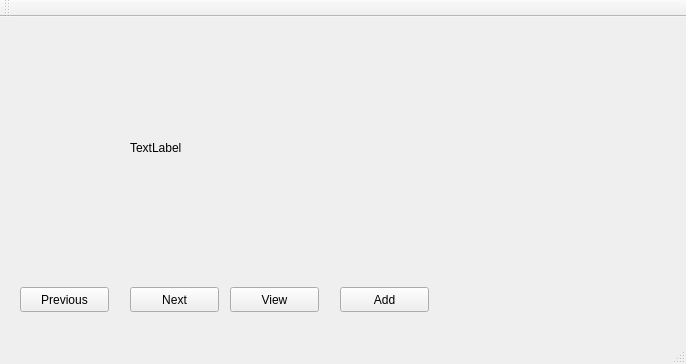
<?xml version="1.0" encoding="UTF-8"?>
<ui version="4.0">
 <class>MainWindow</class>
 <widget class="QMainWindow" name="MainWindow">
  <property name="geometry">
   <rect>
    <x>0</x>
    <y>0</y>
    <width>686</width>
    <height>364</height>
   </rect>
  </property>
  <property name="windowTitle">
   <string>MainWindow</string>
  </property>
  <widget class="QWidget" name="centralWidget">
   <widget class="QLabel" name="label_pic">
    <property name="geometry">
     <rect>
      <x>130</x>
      <y>10</y>
      <width>421</width>
      <height>241</height>
     </rect>
    </property>
    <property name="text">
     <string>TextLabel</string>
    </property>
    <property name="scaledContents">
     <bool>true</bool>
    </property>
   </widget>
   <widget class="QPushButton" name="Mostrardatos">
    <property name="geometry">
     <rect>
      <x>230</x>
      <y>270</y>
      <width>89</width>
      <height>25</height>
     </rect>
    </property>
    <property name="text">
     <string>View</string>
    </property>
   </widget>
   <widget class="QLabel" name="label_text">
    <property name="geometry">
     <rect>
      <x>470</x>
      <y>200</y>
      <width>181</width>
      <height>71</height>
     </rect>
    </property>
    <property name="palette">
     <palette>
      <active>
       <colorrole role="WindowText">
        <brush brushstyle="SolidPattern">
         <color alpha="255">
          <red>238</red>
          <green>238</green>
          <blue>236</blue>
         </color>
        </brush>
       </colorrole>
       <colorrole role="Button">
        <brush brushstyle="SolidPattern">
         <color alpha="255">
          <red>252</red>
          <green>233</green>
          <blue>79</blue>
         </color>
        </brush>
       </colorrole>
       <colorrole role="Light">
        <brush brushstyle="SolidPattern">
         <color alpha="255">
          <red>255</red>
          <green>250</green>
          <blue>203</blue>
         </color>
        </brush>
       </colorrole>
       <colorrole role="Midlight">
        <brush brushstyle="SolidPattern">
         <color alpha="255">
          <red>253</red>
          <green>241</green>
          <blue>141</blue>
         </color>
        </brush>
       </colorrole>
       <colorrole role="Dark">
        <brush brushstyle="SolidPattern">
         <color alpha="255">
          <red>126</red>
          <green>116</green>
          <blue>39</blue>
         </color>
        </brush>
       </colorrole>
       <colorrole role="Mid">
        <brush brushstyle="SolidPattern">
         <color alpha="255">
          <red>168</red>
          <green>155</green>
          <blue>52</blue>
         </color>
        </brush>
       </colorrole>
       <colorrole role="Text">
        <brush brushstyle="SolidPattern">
         <color alpha="255">
          <red>0</red>
          <green>0</green>
          <blue>0</blue>
         </color>
        </brush>
       </colorrole>
       <colorrole role="BrightText">
        <brush brushstyle="SolidPattern">
         <color alpha="255">
          <red>255</red>
          <green>255</green>
          <blue>255</blue>
         </color>
        </brush>
       </colorrole>
       <colorrole role="ButtonText">
        <brush brushstyle="SolidPattern">
         <color alpha="255">
          <red>0</red>
          <green>0</green>
          <blue>0</blue>
         </color>
        </brush>
       </colorrole>
       <colorrole role="Base">
        <brush brushstyle="SolidPattern">
         <color alpha="255">
          <red>255</red>
          <green>255</green>
          <blue>255</blue>
         </color>
        </brush>
       </colorrole>
       <colorrole role="Window">
        <brush brushstyle="SolidPattern">
         <color alpha="255">
          <red>252</red>
          <green>233</green>
          <blue>79</blue>
         </color>
        </brush>
       </colorrole>
       <colorrole role="Shadow">
        <brush brushstyle="SolidPattern">
         <color alpha="255">
          <red>0</red>
          <green>0</green>
          <blue>0</blue>
         </color>
        </brush>
       </colorrole>
       <colorrole role="AlternateBase">
        <brush brushstyle="SolidPattern">
         <color alpha="255">
          <red>253</red>
          <green>244</green>
          <blue>167</blue>
         </color>
        </brush>
       </colorrole>
       <colorrole role="ToolTipBase">
        <brush brushstyle="SolidPattern">
         <color alpha="255">
          <red>255</red>
          <green>255</green>
          <blue>220</blue>
         </color>
        </brush>
       </colorrole>
       <colorrole role="ToolTipText">
        <brush brushstyle="SolidPattern">
         <color alpha="255">
          <red>0</red>
          <green>0</green>
          <blue>0</blue>
         </color>
        </brush>
       </colorrole>
      </active>
      <inactive>
       <colorrole role="WindowText">
        <brush brushstyle="SolidPattern">
         <color alpha="255">
          <red>238</red>
          <green>238</green>
          <blue>236</blue>
         </color>
        </brush>
       </colorrole>
       <colorrole role="Button">
        <brush brushstyle="SolidPattern">
         <color alpha="255">
          <red>252</red>
          <green>233</green>
          <blue>79</blue>
         </color>
        </brush>
       </colorrole>
       <colorrole role="Light">
        <brush brushstyle="SolidPattern">
         <color alpha="255">
          <red>255</red>
          <green>250</green>
          <blue>203</blue>
         </color>
        </brush>
       </colorrole>
       <colorrole role="Midlight">
        <brush brushstyle="SolidPattern">
         <color alpha="255">
          <red>253</red>
          <green>241</green>
          <blue>141</blue>
         </color>
        </brush>
       </colorrole>
       <colorrole role="Dark">
        <brush brushstyle="SolidPattern">
         <color alpha="255">
          <red>126</red>
          <green>116</green>
          <blue>39</blue>
         </color>
        </brush>
       </colorrole>
       <colorrole role="Mid">
        <brush brushstyle="SolidPattern">
         <color alpha="255">
          <red>168</red>
          <green>155</green>
          <blue>52</blue>
         </color>
        </brush>
       </colorrole>
       <colorrole role="Text">
        <brush brushstyle="SolidPattern">
         <color alpha="255">
          <red>0</red>
          <green>0</green>
          <blue>0</blue>
         </color>
        </brush>
       </colorrole>
       <colorrole role="BrightText">
        <brush brushstyle="SolidPattern">
         <color alpha="255">
          <red>255</red>
          <green>255</green>
          <blue>255</blue>
         </color>
        </brush>
       </colorrole>
       <colorrole role="ButtonText">
        <brush brushstyle="SolidPattern">
         <color alpha="255">
          <red>0</red>
          <green>0</green>
          <blue>0</blue>
         </color>
        </brush>
       </colorrole>
       <colorrole role="Base">
        <brush brushstyle="SolidPattern">
         <color alpha="255">
          <red>255</red>
          <green>255</green>
          <blue>255</blue>
         </color>
        </brush>
       </colorrole>
       <colorrole role="Window">
        <brush brushstyle="SolidPattern">
         <color alpha="255">
          <red>252</red>
          <green>233</green>
          <blue>79</blue>
         </color>
        </brush>
       </colorrole>
       <colorrole role="Shadow">
        <brush brushstyle="SolidPattern">
         <color alpha="255">
          <red>0</red>
          <green>0</green>
          <blue>0</blue>
         </color>
        </brush>
       </colorrole>
       <colorrole role="AlternateBase">
        <brush brushstyle="SolidPattern">
         <color alpha="255">
          <red>253</red>
          <green>244</green>
          <blue>167</blue>
         </color>
        </brush>
       </colorrole>
       <colorrole role="ToolTipBase">
        <brush brushstyle="SolidPattern">
         <color alpha="255">
          <red>255</red>
          <green>255</green>
          <blue>220</blue>
         </color>
        </brush>
       </colorrole>
       <colorrole role="ToolTipText">
        <brush brushstyle="SolidPattern">
         <color alpha="255">
          <red>0</red>
          <green>0</green>
          <blue>0</blue>
         </color>
        </brush>
       </colorrole>
      </inactive>
      <disabled>
       <colorrole role="WindowText">
        <brush brushstyle="SolidPattern">
         <color alpha="255">
          <red>126</red>
          <green>116</green>
          <blue>39</blue>
         </color>
        </brush>
       </colorrole>
       <colorrole role="Button">
        <brush brushstyle="SolidPattern">
         <color alpha="255">
          <red>252</red>
          <green>233</green>
          <blue>79</blue>
         </color>
        </brush>
       </colorrole>
       <colorrole role="Light">
        <brush brushstyle="SolidPattern">
         <color alpha="255">
          <red>255</red>
          <green>250</green>
          <blue>203</blue>
         </color>
        </brush>
       </colorrole>
       <colorrole role="Midlight">
        <brush brushstyle="SolidPattern">
         <color alpha="255">
          <red>253</red>
          <green>241</green>
          <blue>141</blue>
         </color>
        </brush>
       </colorrole>
       <colorrole role="Dark">
        <brush brushstyle="SolidPattern">
         <color alpha="255">
          <red>126</red>
          <green>116</green>
          <blue>39</blue>
         </color>
        </brush>
       </colorrole>
       <colorrole role="Mid">
        <brush brushstyle="SolidPattern">
         <color alpha="255">
          <red>168</red>
          <green>155</green>
          <blue>52</blue>
         </color>
        </brush>
       </colorrole>
       <colorrole role="Text">
        <brush brushstyle="SolidPattern">
         <color alpha="255">
          <red>126</red>
          <green>116</green>
          <blue>39</blue>
         </color>
        </brush>
       </colorrole>
       <colorrole role="BrightText">
        <brush brushstyle="SolidPattern">
         <color alpha="255">
          <red>255</red>
          <green>255</green>
          <blue>255</blue>
         </color>
        </brush>
       </colorrole>
       <colorrole role="ButtonText">
        <brush brushstyle="SolidPattern">
         <color alpha="255">
          <red>126</red>
          <green>116</green>
          <blue>39</blue>
         </color>
        </brush>
       </colorrole>
       <colorrole role="Base">
        <brush brushstyle="SolidPattern">
         <color alpha="255">
          <red>252</red>
          <green>233</green>
          <blue>79</blue>
         </color>
        </brush>
       </colorrole>
       <colorrole role="Window">
        <brush brushstyle="SolidPattern">
         <color alpha="255">
          <red>252</red>
          <green>233</green>
          <blue>79</blue>
         </color>
        </brush>
       </colorrole>
       <colorrole role="Shadow">
        <brush brushstyle="SolidPattern">
         <color alpha="255">
          <red>0</red>
          <green>0</green>
          <blue>0</blue>
         </color>
        </brush>
       </colorrole>
       <colorrole role="AlternateBase">
        <brush brushstyle="SolidPattern">
         <color alpha="255">
          <red>252</red>
          <green>233</green>
          <blue>79</blue>
         </color>
        </brush>
       </colorrole>
       <colorrole role="ToolTipBase">
        <brush brushstyle="SolidPattern">
         <color alpha="255">
          <red>255</red>
          <green>255</green>
          <blue>220</blue>
         </color>
        </brush>
       </colorrole>
       <colorrole role="ToolTipText">
        <brush brushstyle="SolidPattern">
         <color alpha="255">
          <red>0</red>
          <green>0</green>
          <blue>0</blue>
         </color>
        </brush>
       </colorrole>
      </disabled>
     </palette>
    </property>
    <property name="text">
     <string/>
    </property>
   </widget>
   <widget class="QPushButton" name="pic_next">
    <property name="geometry">
     <rect>
      <x>130</x>
      <y>270</y>
      <width>89</width>
      <height>25</height>
     </rect>
    </property>
    <property name="text">
     <string>Next</string>
    </property>
   </widget>
   <widget class="QPushButton" name="pic_prev">
    <property name="geometry">
     <rect>
      <x>20</x>
      <y>270</y>
      <width>89</width>
      <height>25</height>
     </rect>
    </property>
    <property name="text">
     <string>Previous</string>
    </property>
   </widget>
   <widget class="QLabel" name="label_fondo">
    <property name="geometry">
     <rect>
      <x>0</x>
      <y>-10</y>
      <width>681</width>
      <height>341</height>
     </rect>
    </property>
    <property name="text">
     <string/>
    </property>
    <property name="scaledContents">
     <bool>true</bool>
    </property>
   </widget>
   <widget class="QPushButton" name="add">
    <property name="geometry">
     <rect>
      <x>340</x>
      <y>270</y>
      <width>89</width>
      <height>25</height>
     </rect>
    </property>
    <property name="text">
     <string>Add</string>
    </property>
   </widget>
   <zorder>label_fondo</zorder>
   <zorder>label_pic</zorder>
   <zorder>pic_next</zorder>
   <zorder>Mostrardatos</zorder>
   <zorder>pic_prev</zorder>
   <zorder>add</zorder>
   <zorder>label_text</zorder>
  </widget>
  <widget class="QMenuBar" name="menuBar">
   <property name="geometry">
    <rect>
     <x>0</x>
     <y>0</y>
     <width>686</width>
     <height>22</height>
    </rect>
   </property>
  </widget>
  <widget class="QToolBar" name="mainToolBar">
   <attribute name="toolBarArea">
    <enum>TopToolBarArea</enum>
   </attribute>
   <attribute name="toolBarBreak">
    <bool>false</bool>
   </attribute>
  </widget>
  <widget class="QStatusBar" name="statusBar"/>
 </widget>
 <layoutdefault spacing="6" margin="11"/>
 <resources/>
 <connections/>
</ui>
